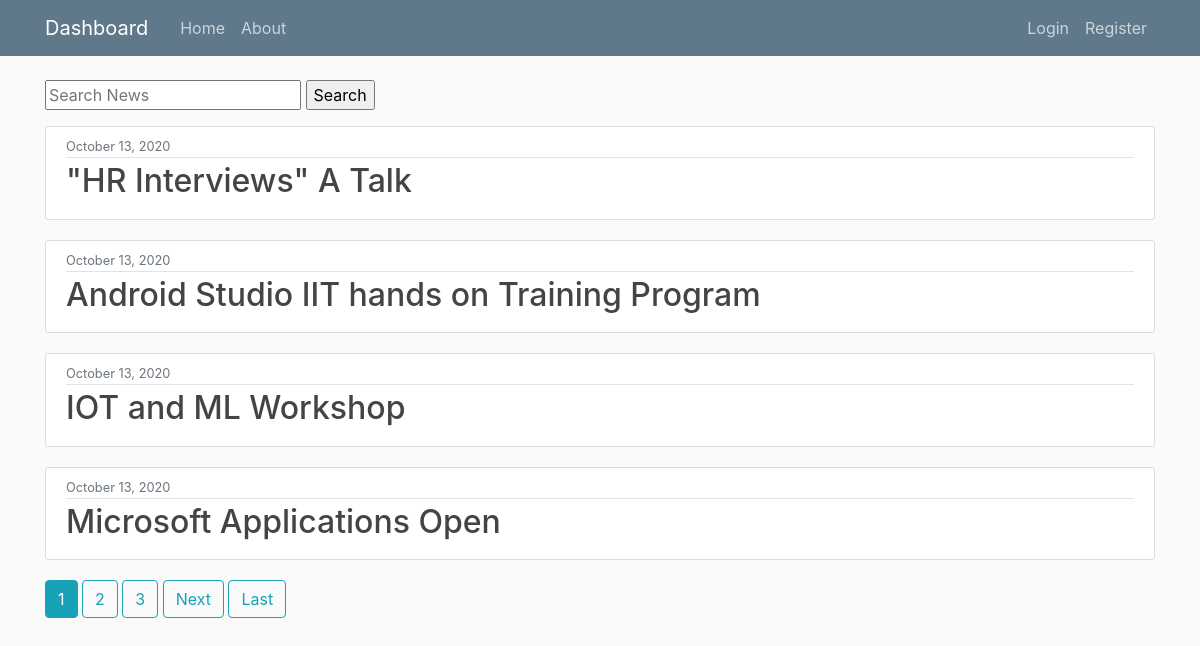
/home/, run on an earlier commit of the app's database.
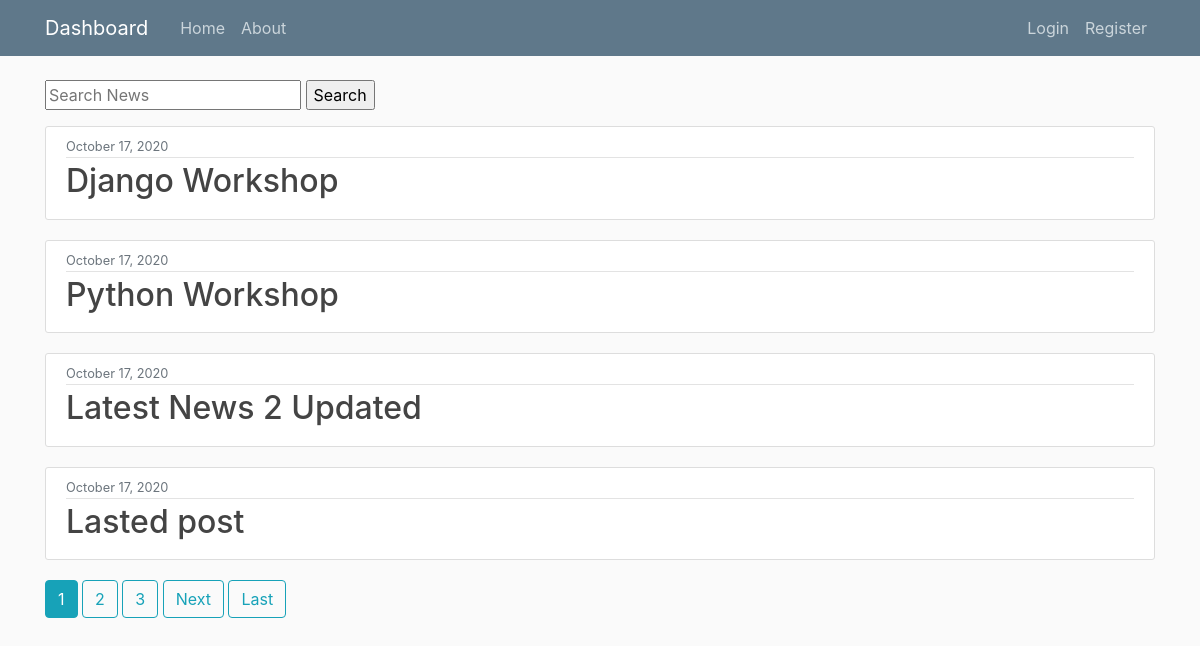
And on a later commit of the database.
### TPO/models.py (models this page shows, shortened)
class News(models.Model):
    domains = (
        ('PYTHON DEV','Python Dev'),
        ('JAVA DEV','Java Dev'),
        ('FRONTEND DEV','Frontend Dev'),
        ('BACKEND DEV','Backend Dev'),
        ('FULLSTACK DEV','Fullstack Dev'),
        ('DATA SCIENTIST','Data Scientist')
    )
    title = models.CharField(max_length=100)
    content = models.TextField()
    date_posted = models.DateTimeField(default=timezone.now)
    Domain = models.CharField(max_length=50, choices = domains ,default="JAVA DEV" )

### TPO/views.py (the view)
# urls.py: path('home/', NewsListView.as_view() , name = 'TPO-home'),
class NewsListView(ListView):
    model = News
    template_name = 'TPO/home.html' #<app><model>_<viewtype>.html
    context_object_name = 'newss'
    ordering = ['-date_posted']
    paginate_by = 4

### TPO/templates/TPO/home.html (shortened to what this page needs)
{% extends 'TPO/base.html'%}
{% block content %}
    <form action="{% url 'searchnews' %}" method="GET" value="{{request.GET.q}}">
    <input type="text" name="q" value="{{request.GET.q}}" placeholder="Search News"/>
    <input type="submit" name="submit" value="Search"/>
    </form>
    {% if submitbutton == 'Search' and request.GET.q != '' %}
    {% if results %}
    <h1>Results for <b>{{ request.GET.q }}</b></h1>
    <br/><br/>
    {% for result in results %}
      <article class="media content-section">
        <div class="media-body">
          <div class="article-metadata">
            <small class="text-muted">{{ result.date_posted|date:"F d, Y" }}</small>
          </div>
          <h2><a class="article-title" href="{% url 'news-detail' result.id %}">{{ result.title }}</a></h2>
        </div>
      </article>
    {% endfor %}
      {% if is_paginated %}
      {% if page_obj.has_previous %}
        <a class="btn btn-outline-info mb-4" href = "?page=1">First</a>
        <a class="btn btn-outline-info mb-4" href = "?page={{ page_obj.previous_page_number }}">Previous</a>
      {% endif %}
      {% for num in page_obj.paginator.page_range %}
        {% if page_obj.number == num%}
          <a class="btn btn-info mb-4" href = "?page={{ num }}">{{ num }}</a>
        {% elif num > page_obj.number|add:'-3' and num < page_obj.number|add:'+3' %}
          <a class="btn btn-outline-info mb-4" href = "?page={{ num }}">{{ num }}</a>
        {% endif %}
      {% endfor %}
      {% if page_obj.has_next %}
        <a class="btn btn-outline-info mb-4" href = "?page={{ page_obj.next_page_number}}">Next</a>
        <a class="btn btn-outline-info mb-4" href = "?page={{ page_obj.paginator.num_pages }}">Last</a>
      {% endif %}
    {% endif %}
    {% else %}
      <p>No Results Found!</p>
    {% endif %}
    {% else %}
    {% for news in newss%}
      <article class="media content-section">
        <div class="media-body">
          <div class="article-metadata">
            <small class="text-muted">{{ news.date_posted|date:"F d, Y" }}</small>
          </div>
          <h2><a class="article-title" href="{% url 'news-detail' news.id %}">{{ news.title }}</a></h2>
        </div>
      </article>
    {% endfor %}
      {% if is_paginated %}
      {% for num in page_obj.paginator.page_range %}
        {% if page_obj.number == num%}
          <a class="btn btn-info mb-4" href = "?page={{ num }}">{{ num }}</a>
        {% elif num > page_obj.number|add:'-3' and num < page_obj.number|add:'+3' %}
          <a class="btn btn-outline-info mb-4" href = "?page={{ num }}">{{ num }}</a>
        {% endif %}
      {% endfor %}
      {% if page_obj.has_next %}
        <a class="btn btn-outline-info mb-4" href = "?page={{ page_obj.next_page_number}}">Next</a>
        <a class="btn btn-outline-info mb-4" href = "?page={{ page_obj.paginator.num_pages }}">Last</a>
      {% endif %}
      {% endif %}
    {% endif %}
{% endblock content %}

What changed in the data, as far as the page shows it:
no longer on this page (row unchanged): News: date_posted "October 13, 2020", title "\"HR Interviews\" A Talk"
no longer on this page (row unchanged): News: date_posted "October 13, 2020", title "Android Studio IIT hands on Training Program"
no longer on this page (row unchanged): News: date_posted "October 13, 2020", title "IOT and ML Workshop"
no longer on this page (row unchanged): News: date_posted "October 13, 2020", title "Microsoft Applications Open"
added News: date_posted "October 17, 2020", title "Django Workshop"
added News: date_posted "October 17, 2020", title "Python Workshop"
added News: date_posted "October 17, 2020", title "Latest News 2 Updated"
added News: date_posted "October 17, 2020", title "Lasted post"
